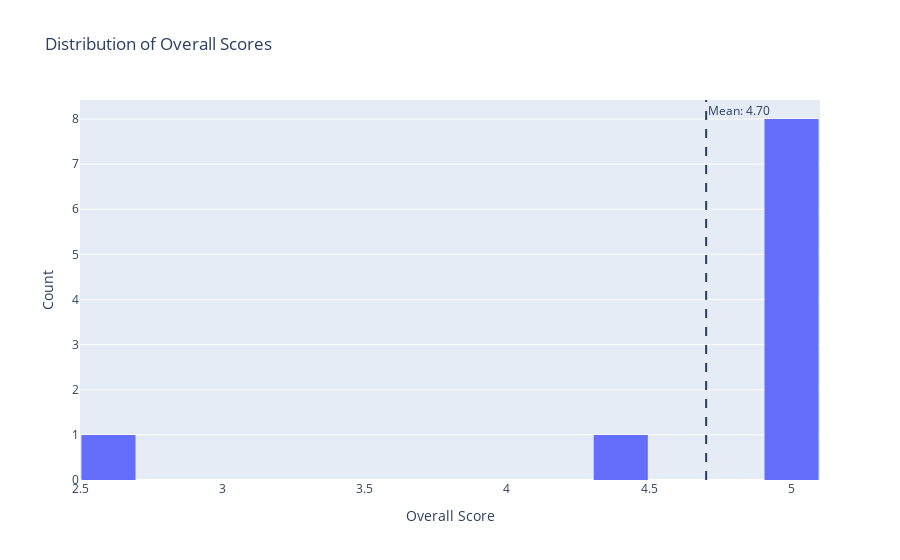
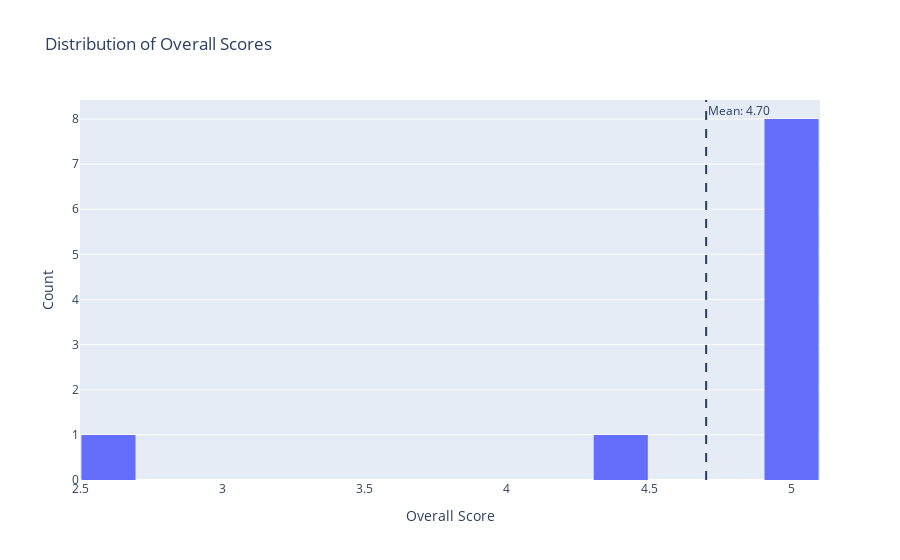

The cell these charts' notebook holds for them, in order:
### Code cell
plot_overall_histogram(evaluated_df)

### Figure 1 — Plotly figure (JSON) as saved in the notebook; plotly's stock layout.template omitted (floating-point values rounded to 4 significant figures)
{"data": [{"bingroup": "x", "hovertemplate": "Overall Score=%{x}<br>count=%{y}<extra></extra>", "legendgroup": "", "marker": {"color": "#636efa", "pattern": {"shape": ""}}, "name": "", "nbinsx": 20, "orientation": "v", "showlegend": false, "type": "histogram", "x": [5.0, 5.0, 5.0, 5.0, 2.667, 5.0, 4.333, 5.0, 5.0, 5.0], "xaxis": "x", "yaxis": "y"}], "layout": {"annotations": [{"showarrow": false, "text": "Mean: 4.70", "x": 4.7, "xanchor": "left", "xref": "x", "y": 1, "yanchor": "top", "yref": "y domain"}], "bargap": 0.05, "barmode": "relative", "legend": {"tracegroupgap": 0}, "shapes": [{"line": {"dash": "dash"}, "type": "line", "x0": 4.7, "x1": 4.7, "xref": "x", "y0": 0, "y1": 1, "yref": "y domain"}], "title": {"text": "Distribution of Overall Scores"}, "xaxis": {"anchor": "y", "domain": [0, 1], "dtick": 0.5, "title": {"text": "Overall Score"}}, "yaxis": {"anchor": "x", "domain": [0, 1], "title": {"text": "Count"}}}}

### Figure 2 — Plotly figure (JSON) as saved in the notebook; plotly's stock layout.template omitted (floating-point values rounded to 4 significant figures)
{"data": [{"bingroup": "x", "hovertemplate": "Overall Score=%{x}<br>count=%{y}<extra></extra>", "legendgroup": "", "marker": {"color": "#636efa", "pattern": {"shape": ""}}, "name": "", "nbinsx": 20, "orientation": "v", "showlegend": false, "type": "histogram", "x": [5.0, 5.0, 5.0, 5.0, 2.667, 5.0, 4.333, 5.0, 5.0, 5.0], "xaxis": "x", "yaxis": "y"}], "layout": {"annotations": [{"showarrow": false, "text": "Mean: 4.70", "x": 4.7, "xanchor": "left", "xref": "x", "y": 1, "yanchor": "top", "yref": "y domain"}], "bargap": 0.05, "barmode": "relative", "legend": {"tracegroupgap": 0}, "shapes": [{"line": {"dash": "dash"}, "type": "line", "x0": 4.7, "x1": 4.7, "xref": "x", "y0": 0, "y1": 1, "yref": "y domain"}], "title": {"text": "Distribution of Overall Scores"}, "xaxis": {"anchor": "y", "domain": [0, 1], "dtick": 0.5, "title": {"text": "Overall Score"}}, "yaxis": {"anchor": "x", "domain": [0, 1], "title": {"text": "Count"}}}}
